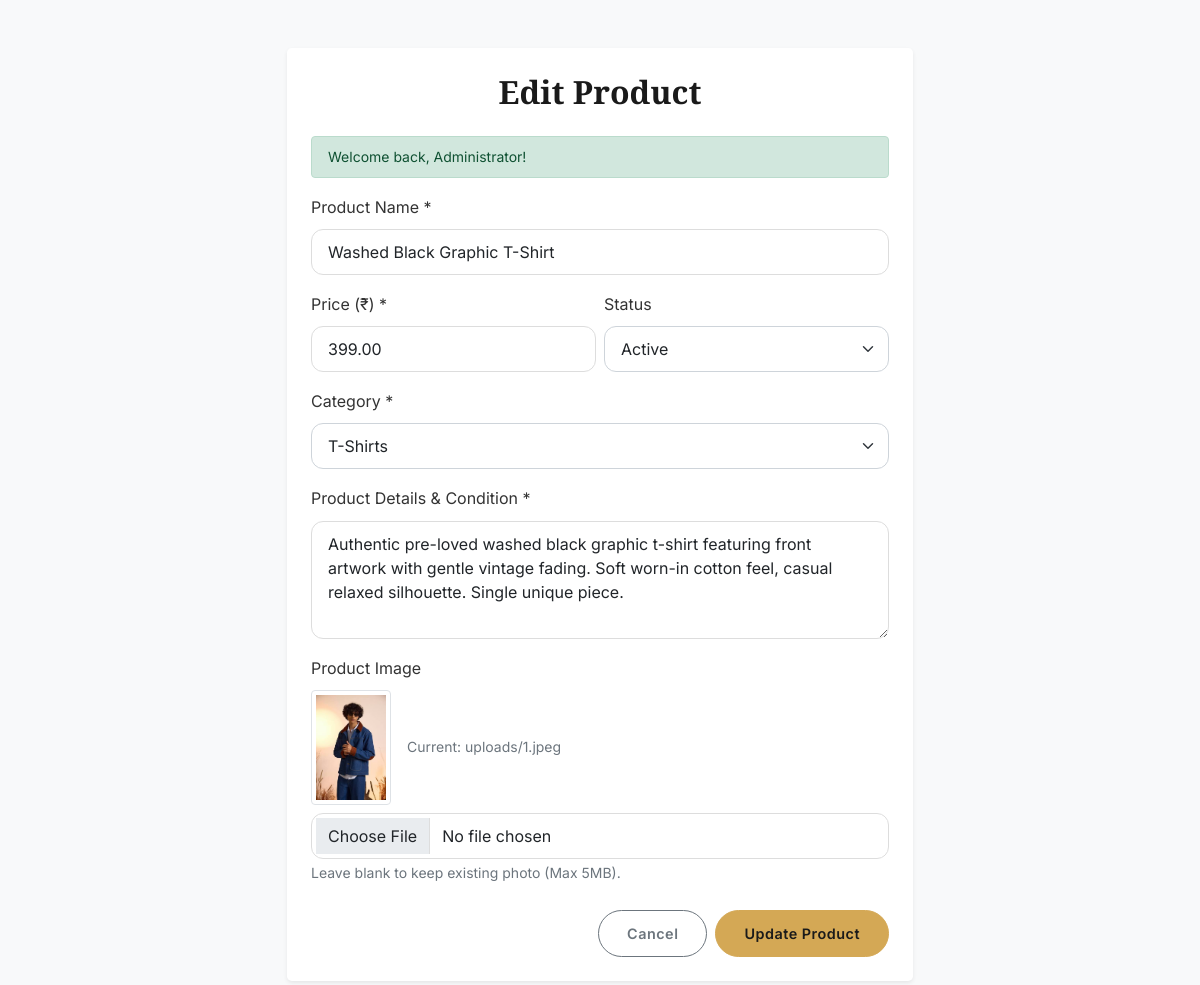
Screenshot of /admin/product_edit.php?id=PRD-1001 (signed in) with the database file from the repository.
### tables this page shows
CREATE TABLE `products` (
  `id` VARCHAR(32) NOT NULL,
  `name` VARCHAR(255) NOT NULL,
  `slug` VARCHAR(255) NOT NULL,
  `price` DECIMAL(10,2) NOT NULL DEFAULT 0.00,
  `category` VARCHAR(100) NOT NULL DEFAULT 'General',
  `details` TEXT DEFAULT NULL,
  `image_file` VARCHAR(255) DEFAULT 'shirt.jpg',
  `status` ENUM('Active', 'Archived') NOT NULL DEFAULT 'Active',
  `created_at` DATETIME NOT NULL DEFAULT CURRENT_TIMESTAMP,
  `updated_at` DATETIME NOT NULL DEFAULT CURRENT_TIMESTAMP ON UPDATE CURRENT_TIMESTAMP,
  PRIMARY KEY (`id`),
  UNIQUE KEY `idx_products_slug` (`slug`),
  KEY `idx_products_category` (`category`),
  KEY `idx_products_status` (`status`),
  KEY `idx_products_created_at` (`created_at`)
);

### includes/functions.php (called while the page is built, shortened)
<?php
function e(mixed $string): string {
    return htmlspecialchars((string)($string ?? ''), ENT_QUOTES, 'UTF-8');
}
function getFlashMessages(): array {
    $messages = $_SESSION['flash'] ?? [];
    return $messages;
}
function resolveProductImage(string $imageFile): string {
    $imageFile = trim($imageFile);
    if (str_starts_with($imageFile, 'uploads/')) {
        return 'static/images/' . $imageFile;
    }
    return 'static/images/' . $imageFile;
}

### admin/product_edit.php (the view, shortened to what this page needs)
<?php
require_once __DIR__ . '/../includes/functions.php';
$db = getDb();
$id = trim($_GET['id'] ?? '');
$stmt = $db->prepare("
    SELECT
        id AS `ID`, name AS `Name`, slug AS `Slug`, price AS `Price`,
        category AS `Category`, details AS `Details`, image_file AS `Image File`,
        status AS `Status`, created_at AS `Created At`
    FROM `products`
    WHERE id = :id
    LIMIT 1
");
$stmt->execute([':id' => $id]);
$product = $stmt->fetch();
?>
<!doctype html>
<html lang="en">
<head>
  <link href="/static/css/bootstrap.min.css" rel="stylesheet">
  <link href="/static/css/style.css" rel="stylesheet">
</head>
<body class="bg-light">
  <div class="container py-5" style="max-width: 650px;">
    <div class="card p-4 shadow-sm border-0 rounded-3 bg-white">
      <h2 class="text-center mb-4 font-playfair fw-bold">Edit Product</h2>
      <?php $flashMsgs = getFlashMessages(); ?>
      <?php foreach ($flashMsgs as $flash): ?>
        <div class="alert alert-<?= e($flash['type']) ?> py-2 small" role="alert">
          <?= e($flash['message']) ?>
        </div>
      <?php endforeach; ?>
      <form action="/admin/product_edit.php?id=<?= urlencode($id) ?>" method="POST" enctype="multipart/form-data">
        <div class="mb-3">
          <label class="form-label fw-semibold">Product Name *</label>
          <input type="text" name="name" class="form-control" value="<?= e($product['Name']) ?>" required>
        </div>
        <div class="row g-2 mb-3">
          <div class="col-md-6">
            <label class="form-label fw-semibold">Price (₹) *</label>
            <input type="number" name="price" class="form-control" value="<?= e($product['Price']) ?>" min="1" step="any" required>
          </div>
          <div class="col-md-6">
            <label class="form-label fw-semibold">Status</label>
            <select name="status" class="form-select">
              <option value="Active" <?= ($product['Status'] ?? '') === 'Active' ? 'selected' : '' ?>>Active</option>
            </select>
          </div>
        </div>
        <div class="mb-3">
          <label class="form-label fw-semibold">Category *</label>
          <select name="category" class="form-select" required>
            <?php
            $cats = ['Jackets', 'T-Shirts', 'Jeans', 'Shirts', 'Hoodies', 'Accessories', 'General'];
            foreach ($cats as $cat):
            ?>
              <option value="<?= $cat ?>" <?= ($product['Category'] ?? '') === $cat ? 'selected' : '' ?>><?= $cat ?></option>
            <?php endforeach; ?>
          </select>
        </div>
        <div class="mb-3">
          <label class="form-label fw-semibold">Product Details & Condition *</label>
          <textarea name="details" class="form-control" rows="4" required><?= e($product['Details']) ?></textarea>
        </div>
        <div class="mb-4">
          <label class="form-label fw-semibold">Product Image</label>
          <div class="d-flex align-items-center gap-3 mb-2">
            <img src="/<?= e(resolveProductImage($product['Image File'] ?? '')) ?>"
                 alt="" width="80" height="80" class="img-thumbnail" style="object-fit: cover;">
            <small class="text-muted">Current: <?= e($product['Image File']) ?></small>
          </div>
          <input type="file" name="img_file" class="form-control" accept="image/jpeg,image/png,image/webp,image/avif">
          <small class="text-muted">Leave blank to keep existing photo (Max 5MB).</small>
        </div>
        <div class="d-flex gap-2 justify-content-end">
          <a href="/admin/index.php?tab=products" class="btn btn-outline-secondary">Cancel</a>
          <button type="submit" class="btn btn-secondary">Update Product</button>
        </div>
      </form>
    </div>
  </div>
</body>
</html>

### static/css/style.css (style rules this page uses)
*, *::before, *::after { box-sizing: border-box; }
body { font-family: "Inter", -apple-system, BlinkMacSystemFont, "Segoe UI", Roboto, sans-serif; font-weight: 400; font-size: 16px; line-height: 1.7; background-color: #f5f5f0; color: #333; overflow-x: hidden; -webkit-font-smoothing: antialiased; -moz-osx-font-smoothing: grayscale; }
h1, h2, h3, h4, h5, h6 { font-family: "Playfair Display", Georgia, serif; font-weight: 700; color: #1a1a1a; line-height: 1.25; }
a { color: inherit; text-decoration: none; transition: color 0.25s ease; }
img { max-width: 100%; height: auto; }
.btn { font-family: "Inter", sans-serif; font-weight: 600; font-size: 0.9rem; letter-spacing: 0.5px; border-radius: 50px; padding: 12px 28px; transition: all 0.3s ease; }
.btn-secondary { background: #d4a855; border-color: #d4a855; color: #1a1a1a; }
.card { border: none; border-radius: 16px; box-shadow: 0 2px 12px rgba(0, 0, 0, 0.06); overflow: hidden; transition: transform 0.3s ease, box-shadow 0.3s ease; height: 100%; }
.form-control { font-family: "Inter", sans-serif; border-radius: 12px; padding: 10px 16px; border: 1px solid #ddd; transition: border-color 0.25s ease, box-shadow 0.25s ease; }
.form-select { font-family: "Inter", sans-serif; border-radius: 12px; padding: 10px 16px; }
html { scroll-behavior: smooth; }

### rows the page displays
products: name "Washed Black Graphic T-Shirt", price "399.00", status "Active", category "T-Shirts", details "Authentic pre-loved washed black graphic t-shirt featuring front artwork with gentle vintage fading. Soft worn-in cotton feel, casual relaxed silhouette. Single unique piece.", image_file (picture), image_file "uploads/1.jpeg"

### other values shown
$flash['message'] "Welcome back, Administrator!"
